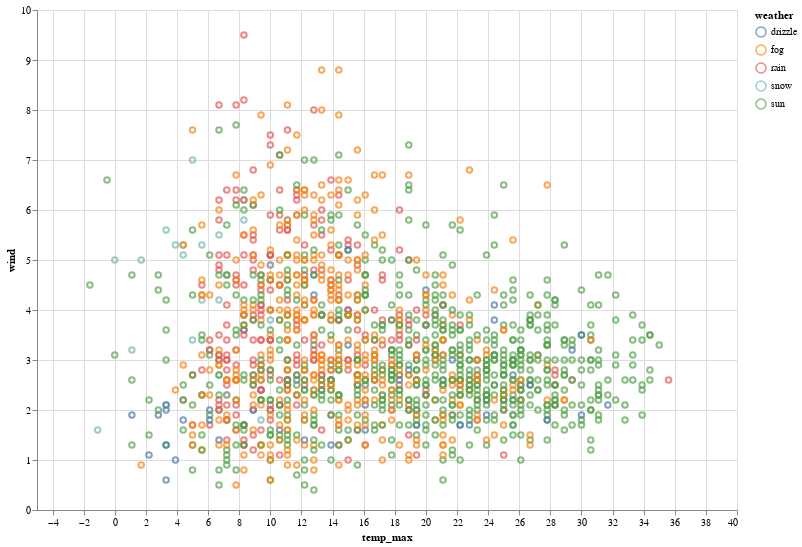

Write notebook code for a chart like this one.
### Code cell
#building a simple interactive scatter plot
alt.Chart(weather_data, height = 500, width = 700) \
    .mark_point() \
    #on the x axis, we'll have the maximum temperatures for each day
    #on the y axis, we'll have the windspeed info
    .encode(x = 'temp_max:Q',
           y = 'wind:Q',
           color = 'weather:N', #data points based on the weather description
           tooltip = ['weather', 'temp_max']) \ #indicating the weather conditions
    .interactive()

### Figure 1 — Vega-Lite specification as saved in the notebook (floating-point values rounded to 4 significant figures; data arrays with more than 128 entries replaced by an {"elided": "..."} marker saying what was removed)
{"config": {"view": {"continuousWidth": 400, "continuousHeight": 300}}, "data": {"name": "data-34c913c2ef68cd4023ca26de0be7dcb4"}, "mark": "point", "encoding": {"color": {"type": "nominal", "field": "weather"}, "tooltip": [{"type": "nominal", "field": "weather"}, {"type": "quantitative", "field": "temp_max"}], "x": {"type": "quantitative", "field": "temp_max"}, "y": {"type": "quantitative", "field": "wind"}}, "height": 500, "selection": {"selector001": {"type": "interval", "bind": "scales", "encodings": ["x", "y"]}}, "width": 700, "$schema": "https://vega.github.io/schema/vega-lite/v4.8.1.json", "datasets": {"data-34c913c2ef68cd4023ca26de0be7dcb4": {"elided": "1461 records"}}}
